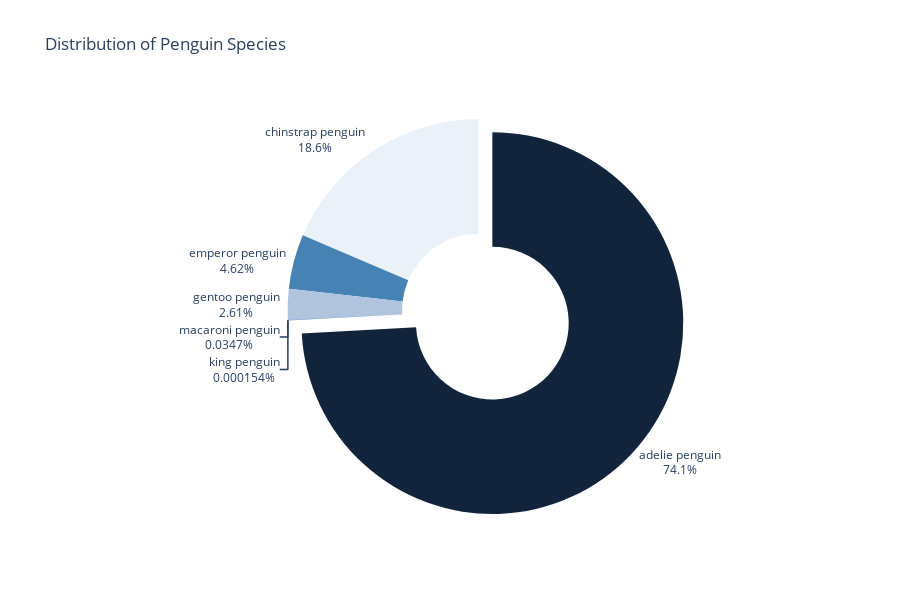

Notebook code cell kept with this figure:
### Markdown cell above
## Correlation between rising sea levels and number of penguins

### Code cell
total_penguin_2020 = interpolated_data[interpolated_data['year'] == 2020].\
    groupby('common_name')['penguin_count'].sum()

fig = go.Figure()
fig.add_trace(go.Pie(
    labels=total_penguin_2020.index,
    values=total_penguin_2020,
    textinfo='label+percent',
    textposition='outside',
    marker= {
      'colors': [
        '#11243B',
        '#EBF1F9',
        '#4682B4',
        '#B0C4DE',
        '#28548A',
        '#4D85CB',
      ]
    },
    hole=0.4,
    pull=[0.1, 0, 0, 0]
))

fig.update_layout(
    title="Distribution of Penguin Species",
    showlegend=False,
    height=600
)

fig.show()

### Figure 1 — Plotly figure (JSON) as saved in the notebook; plotly's stock layout.template omitted (floating-point values rounded to 4 significant figures)
{"data": [{"hole": 0.4, "labels": ["adelie penguin", "chinstrap penguin", "emperor penguin", "gentoo penguin", "king penguin", "macaroni penguin"], "marker": {"colors": ["#11243B", "#EBF1F9", "#4682B4", "#B0C4DE", "#28548A", "#4D85CB"]}, "pull": [0.1, 0, 0, 0], "textinfo": "label+percent", "textposition": "outside", "type": "pie", "values": [4329000.0, 1086566, 269700.0, 152469, 9, 2028.0]}], "layout": {"height": 600, "showlegend": false, "title": {"text": "Distribution of Penguin Species"}}}
